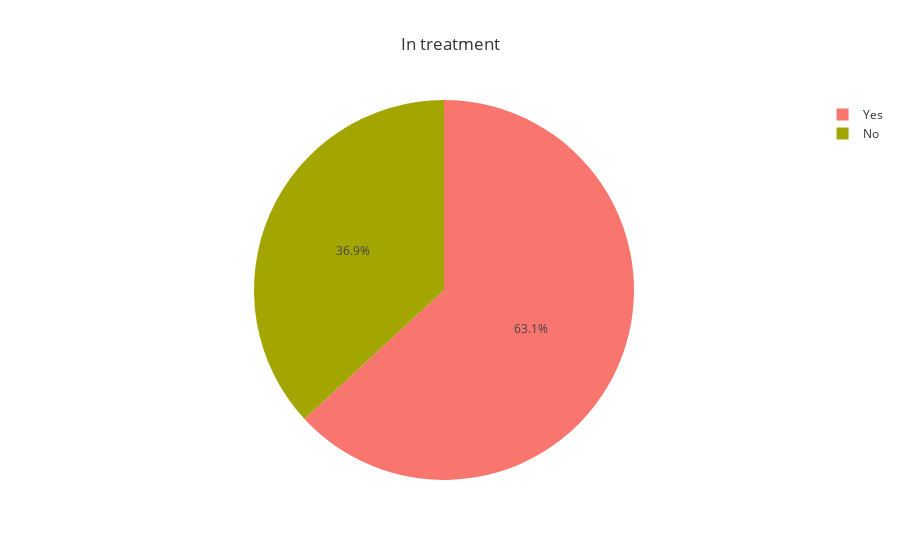

Notebook cell for this chart:
### Code cell
plot_treat = data2['treatment'].value_counts().reset_index()
plot_treat.columns = ['treatment','count']

px.pie(plot_treat,values='count',names='treatment',template='ggplot2',title='In treatment')

# in treatment looks good.
# this will be our target variable

### Figure 1 — Plotly figure (JSON) as saved in the notebook; plotly's stock layout.template omitted (floating-point values rounded to 4 significant figures)
{"data": [{"domain": {"x": [0, 1], "y": [0, 1]}, "hovertemplate": "treatment=%{label}<br>count=%{value}<extra></extra>", "labels": ["Yes", "No"], "legendgroup": "", "name": "", "showlegend": true, "type": "pie", "values": [613, 358]}], "layout": {"legend": {"tracegroupgap": 0}, "title": {"text": "In treatment"}}}
